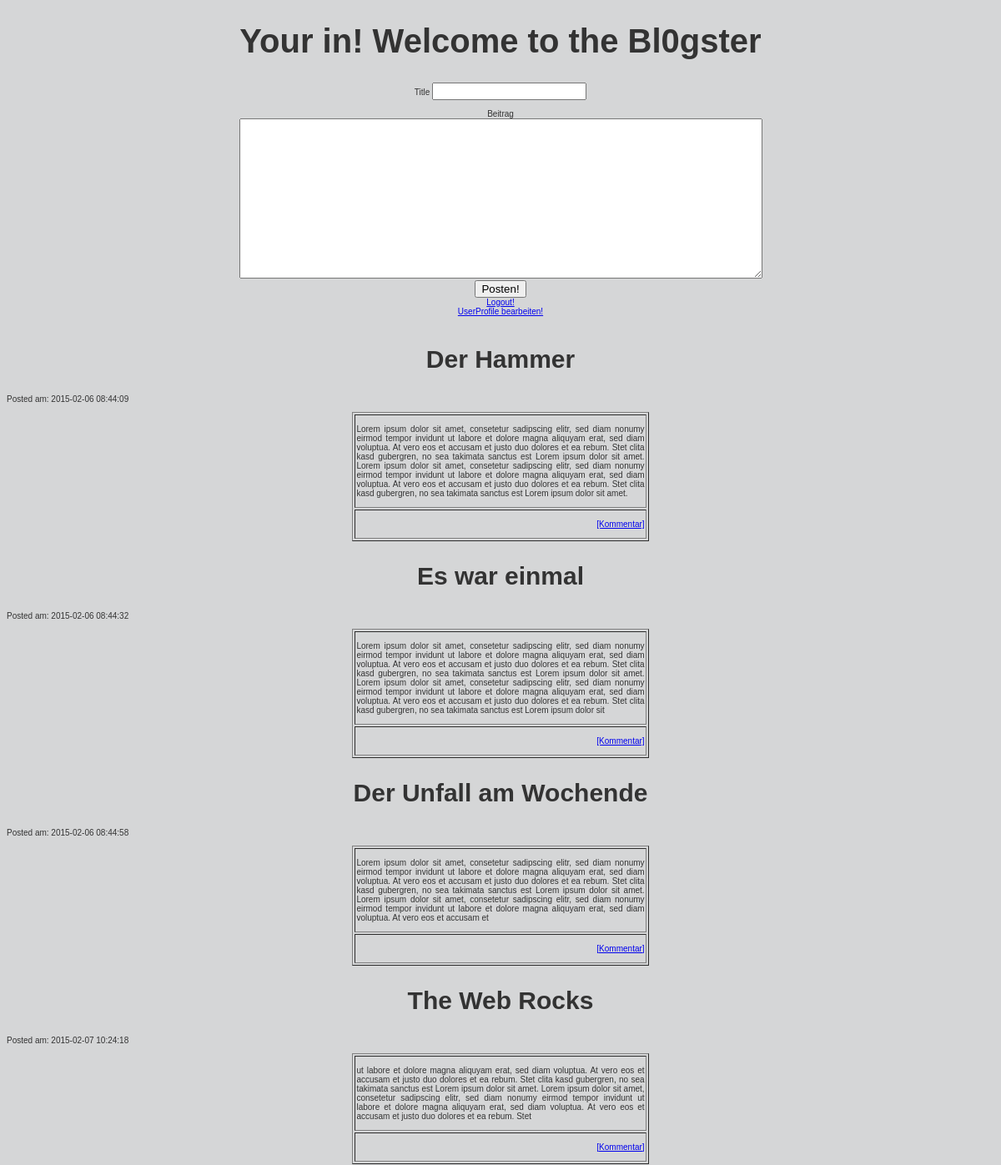
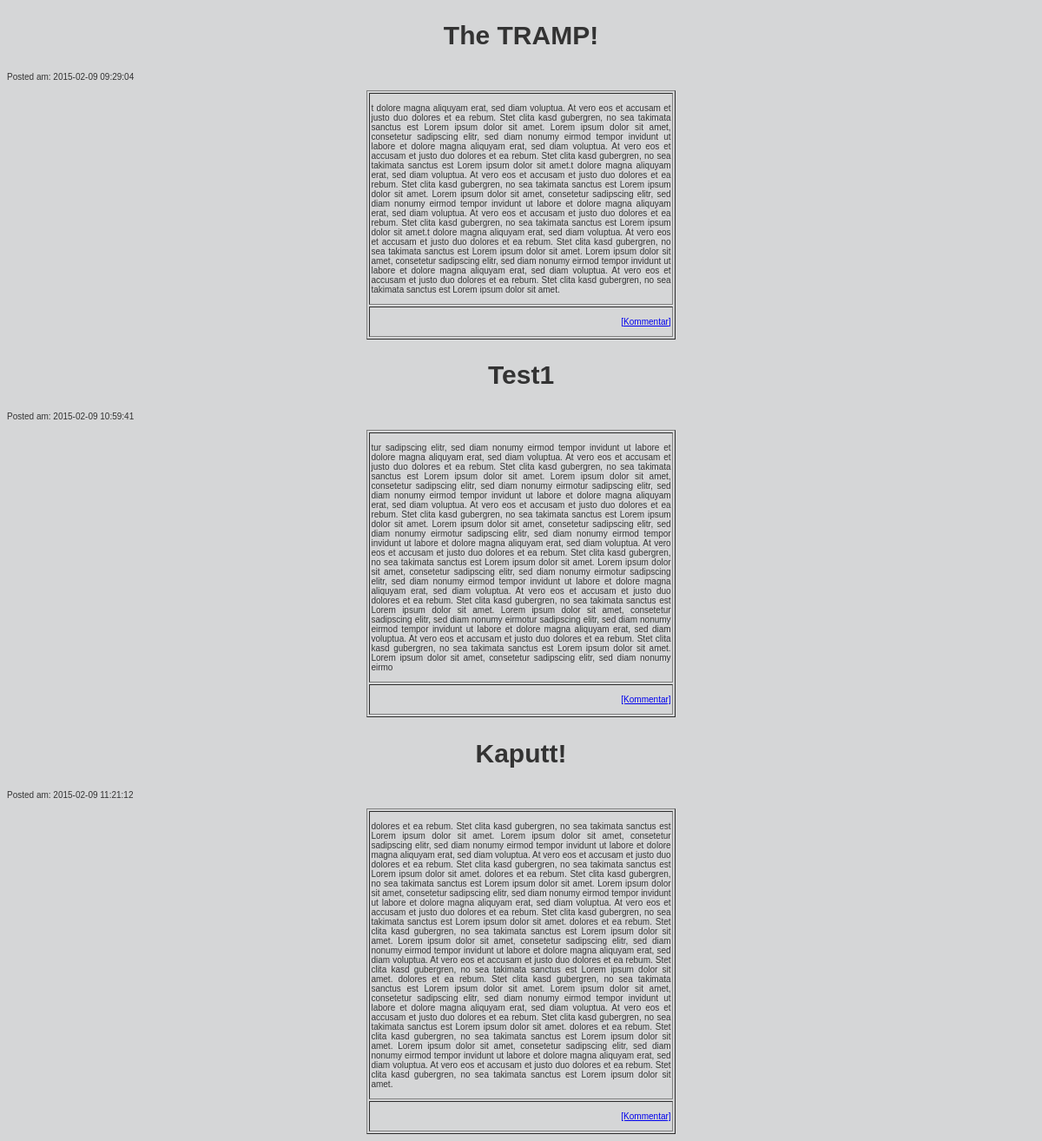
The page /blog.php (signed in) on the database its author committed (2 pictures, top to bottom).
### tables this page shows
CREATE TABLE `eintrag` (
  `ideintrag` int(11) NOT NULL AUTO_INCREMENT,
  `titel` varchar(45) NOT NULL,
  `eintrag` text NOT NULL,
  `eintragdatum` datetime NOT NULL,
  `user_idUser` int(11) DEFAULT NULL,
  PRIMARY KEY (`ideintrag`),
  KEY `fk_eintrag_user1_idx` (`user_idUser`),
  CONSTRAINT `fk_eintrag_user1` FOREIGN KEY (`user_idUser`) REFERENCES `user` (`idUser`) ON DELETE NO ACTION ON UPDATE NO ACTION
);

### blog.php (the view, shortened to what this page needs)
<!DOCTYPE html>
<?php
if($_SESSION["loginOK"]!=true){
    header("Location: index.php");
}else{
?>
<!DOCTYPE html>
<html>
    <head>
        <link rel="stylesheet" type="text/css" href="design.css">
    </head>
    <body>
        <h1>Your in! Welcome to the Bl0gster</h1>
          <form action="eintrag_posten.php" method="POST">
              Title <input type="text" size="20" value="" name="titel"><br><br>
              Beitrag<br> <textarea name="eintrag" cols="50" rows="10" value="" style="width: 621px; height: 186px;;"></textarea> <br>
            <input type="submit" value="Posten!">
        </form>
        <a href="logout.php">Logout!</a><br>
        <a href="userprofile.php">UserProfile bearbeiten!</a>
        <?php
        include_once "db/dbcon.php";
        $sql ="SELECT titel,eintrag,eintragdatum FROM eintrag";
        $abfrage =mysqli_query($con,$sql);
       ?>
        <?php
        echo '<br>';
        echo '<br>';
        while($fetch= mysqli_fetch_assoc($abfrage)){
            echo '<div style="text-align: justify;">';
            echo '<h2>'.$fetch['titel'].'</h2>';
            echo '<p>Posted am: '.$fetch['eintragdatum'].'</p>';
            echo '<table border="1" align="center" width=30%>';
            echo '<tr><td valign="top"><p>'.$fetch['eintrag'].'</p></td></tr>';
            echo '<tr><td align="right"><p>'.'<a href="%kommentar%.php/">[Kommentar]</a>'.'</p></td></tr>';
            echo '</table>';
            echo '</div>';
        }
        ?>
    </body>
</html>
<?php
}
    ?>

### design.css (style rules this page uses)
h1 { font-size: 4em; text-align: center; }
h1, h3 { font-family: 'Trebuchet MS', 'Lucida Grande', Verdana, Arial, Sans-Serif; font-weight: bold; }
h2 { font-family: 'Trebuchet MS', 'Lucida Grande', Verdana, Arial, Sans-Serif; font-size: 3em; text-align: center; }
body { font-size: 62.5%; font-family: 'Lucida Grande', Verdana, Arial, Sans-Serif; background: #d5d6d7 url('images/kubrickbgcolor.jpg'); color: #333; text-align: center; }

### rows shown on the page
eintrag: titel "Der Hammer", eintragdatum "2015-02-06 08:44:09", eintrag "Lorem ipsum dolor sit amet, consetetur sadipscing elitr, sed diam nonumy eirmod tempor invidunt ut labore et dolore magna aliquyam erat, sed diam voluptua. At vero eos et accusam et justo duo dolores et ea rebum. Stet clita kasd gubergren, no sea takimata sanctus est Lorem ipsum dolor sit amet. Lorem ipsum dolor sit amet, consetetur sadipscing elitr, sed diam nonumy eirmod tempor invidunt ut labore et dolore magna aliquyam erat, sed diam voluptua. At vero eos et accusam et justo duo dolores et ea rebum. Stet clita kasd gubergren, no sea takimata sanctus est Lorem ipsum dolor sit amet."
eintrag: titel "Es war einmal", eintragdatum "2015-02-06 08:44:32", eintrag "Lorem ipsum dolor sit amet, consetetur sadipscing elitr, sed diam nonumy eirmod tempor invidunt ut labore et dolore magna aliquyam erat, sed diam voluptua. At vero eos et accusam et justo duo dolores et ea rebum. Stet clita kasd gubergren, no sea takimata sanctus est Lorem ipsum dolor sit amet. Lorem ipsum dolor sit amet, consetetur sadipscing elitr, sed diam nonumy eirmod tempor invidunt ut labore et dolore magna aliquyam erat, sed diam voluptua. At vero eos et accusam et justo duo dolores et ea rebum. Stet clita kasd gubergren, no sea takimata sanctus est Lorem ipsum dolor sit"
eintrag: titel "Der Unfall am Wochende", eintragdatum "2015-02-06 08:44:58", eintrag "Lorem ipsum dolor sit amet, consetetur sadipscing elitr, sed diam nonumy eirmod tempor invidunt ut labore et dolore magna aliquyam erat, sed diam voluptua. At vero eos et accusam et justo duo dolores et ea rebum. Stet clita kasd gubergren, no sea takimata sanctus est Lorem ipsum dolor sit amet. Lorem ipsum dolor sit amet, consetetur sadipscing elitr, sed diam nonumy eirmod tempor invidunt ut labore et dolore magna aliquyam erat, sed diam voluptua. At vero eos et accusam et"
eintrag: titel "The Web Rocks", eintragdatum "2015-02-07 10:24:18", eintrag "ut labore et dolore magna aliquyam erat, sed diam voluptua. At vero eos et accusam et justo duo dolores et ea rebum. Stet clita kasd gubergren, no sea takimata sanctus est Lorem ipsum dolor sit amet. Lorem ipsum dolor sit amet, consetetur sadipscing elitr, sed diam nonumy eirmod tempor invidunt ut labore et dolore magna aliquyam erat, sed diam voluptua. At vero eos et accusam et justo duo dolores et ea rebum. Stet"
eintrag: titel "The TRAMP!", eintragdatum "2015-02-09 09:29:04", eintrag "t dolore magna aliquyam erat, sed diam voluptua. At vero eos et accusam et justo duo dolores et ea rebum. Stet clita kasd gubergren, no sea takimata sanctus est Lorem ipsum dolor sit amet. Lorem ipsum dolor sit amet, consetetur sadipscing elitr, sed diam nonumy eirmod tempor invidunt ut labore et dolore magna aliquyam erat, sed diam voluptua. At vero eos et accusam et justo duo dolores et ea rebum. Stet clita kasd gubergren, no sea takimata sanctus est Lorem ipsum dolor sit amet.t dolore magna aliquyam erat, sed diam voluptua. At vero eos et accusam et justo duo dolores et ea rebum. Stet clita kasd gubergren, no sea takimata sanctus est Lorem ipsum dolor sit amet. Lorem ipsum dolor sit…"
eintrag: titel "Test1", eintragdatum "2015-02-09 10:59:41", eintrag "tur sadipscing elitr, sed diam nonumy eirmod tempor invidunt ut labore et dolore magna aliquyam erat, sed diam voluptua. At vero eos et accusam et justo duo dolores et ea rebum. Stet clita kasd gubergren, no sea takimata sanctus est Lorem ipsum dolor sit amet. Lorem ipsum dolor sit amet, consetetur sadipscing elitr, sed diam nonumy eirmotur sadipscing elitr, sed diam nonumy eirmod tempor invidunt ut labore et dolore magna aliquyam erat, sed diam voluptua. At vero eos et accusam et justo duo dolores et ea rebum. Stet clita kasd gubergren, no sea takimata sanctus est Lorem ipsum dolor sit amet. Lorem ipsum dolor sit amet, consetetur sadipscing elitr, sed diam nonumy eirmotur sadipscing elitr,…"
eintrag: titel "Kaputt!", eintragdatum "2015-02-09 11:21:12", eintrag "dolores et ea rebum. Stet clita kasd gubergren, no sea takimata sanctus est Lorem ipsum dolor sit amet. Lorem ipsum dolor sit amet, consetetur sadipscing elitr, sed diam nonumy eirmod tempor invidunt ut labore et dolore magna aliquyam erat, sed diam voluptua. At vero eos et accusam et justo duo dolores et ea rebum. Stet clita kasd gubergren, no sea takimata sanctus est Lorem ipsum dolor sit amet. dolores et ea rebum. Stet clita kasd gubergren, no sea takimata sanctus est Lorem ipsum dolor sit amet. Lorem ipsum dolor sit amet, consetetur sadipscing elitr, sed diam nonumy eirmod tempor invidunt ut labore et dolore magna aliquyam erat, sed diam voluptua. At vero eos et accusam et justo duo…"
